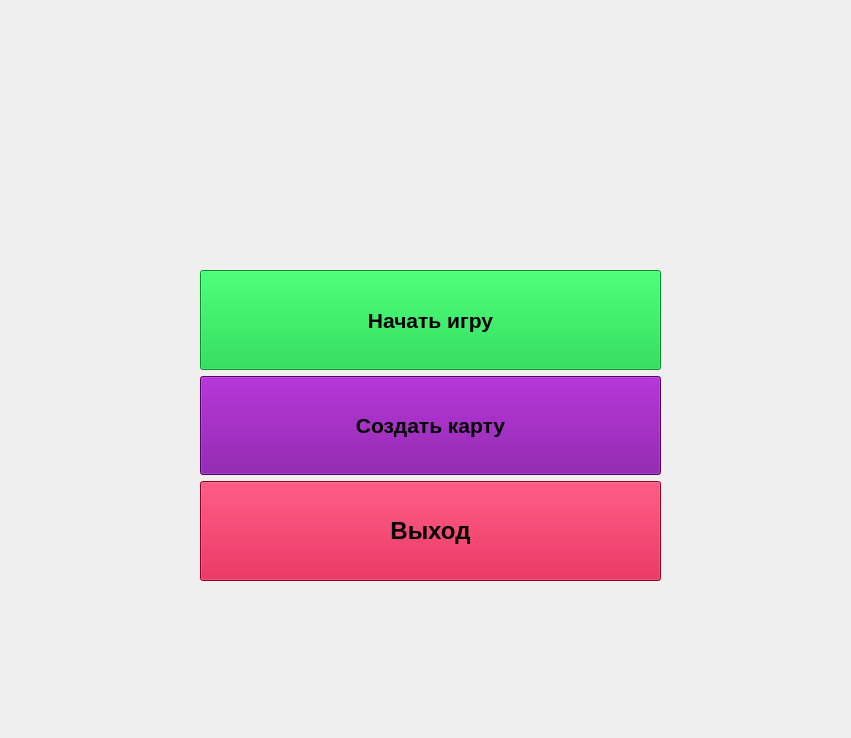
<?xml version="1.0" encoding="UTF-8"?>
<ui version="4.0">
 <class>MainWindow</class>
 <widget class="QMainWindow" name="MainWindow">
  <property name="geometry">
   <rect>
    <x>0</x>
    <y>0</y>
    <width>851</width>
    <height>738</height>
   </rect>
  </property>
  <property name="sizePolicy">
   <sizepolicy hsizetype="Ignored" vsizetype="Ignored">
    <horstretch>0</horstretch>
    <verstretch>0</verstretch>
   </sizepolicy>
  </property>
  <property name="windowTitle">
   <string>MainWindow</string>
  </property>
  <property name="styleSheet">
   <string notr="true"/>
  </property>
  <widget class="QWidget" name="centralwidget">
   <property name="sizePolicy">
    <sizepolicy hsizetype="Ignored" vsizetype="Ignored">
     <horstretch>0</horstretch>
     <verstretch>0</verstretch>
    </sizepolicy>
   </property>
   <widget class="QWidget" name="verticalLayoutWidget">
    <property name="geometry">
     <rect>
      <x>200</x>
      <y>270</y>
      <width>461</width>
      <height>311</height>
     </rect>
    </property>
    <layout class="QVBoxLayout" name="verticalLayout">
     <item>
      <widget class="QPushButton" name="startGameButton">
       <property name="sizePolicy">
        <sizepolicy hsizetype="MinimumExpanding" vsizetype="Preferred">
         <horstretch>0</horstretch>
         <verstretch>0</verstretch>
        </sizepolicy>
       </property>
       <property name="font">
        <font>
         <pointsize>16</pointsize>
         <weight>75</weight>
         <bold>true</bold>
        </font>
       </property>
       <property name="contextMenuPolicy">
        <enum>Qt::DefaultContextMenu</enum>
       </property>
       <property name="acceptDrops">
        <bool>false</bool>
       </property>
       <property name="autoFillBackground">
        <bool>false</bool>
       </property>
       <property name="styleSheet">
        <string notr="true">background-color: rgb(0, 204,51);
color: rgb(0, 0, 0);</string>
       </property>
       <property name="text">
        <string>Начать игру</string>
       </property>
      </widget>
     </item>
     <item>
      <widget class="QPushButton" name="mapGenButton">
       <property name="sizePolicy">
        <sizepolicy hsizetype="Preferred" vsizetype="Preferred">
         <horstretch>0</horstretch>
         <verstretch>0</verstretch>
        </sizepolicy>
       </property>
       <property name="font">
        <font>
         <pointsize>16</pointsize>
         <weight>75</weight>
         <bold>true</bold>
        </font>
       </property>
       <property name="styleSheet">
        <string notr="true">background-color: rgb(122, 0, 153);
</string>
       </property>
       <property name="text">
        <string>Создать карту</string>
       </property>
      </widget>
     </item>
     <item>
      <widget class="QPushButton" name="exitButton">
       <property name="sizePolicy">
        <sizepolicy hsizetype="Preferred" vsizetype="Preferred">
         <horstretch>0</horstretch>
         <verstretch>0</verstretch>
        </sizepolicy>
       </property>
       <property name="font">
        <font>
         <pointsize>18</pointsize>
         <weight>75</weight>
         <bold>true</bold>
        </font>
       </property>
       <property name="styleSheet">
        <string notr="true">background-color: rgb(204, 0, 51);</string>
       </property>
       <property name="text">
        <string>Выход</string>
       </property>
      </widget>
     </item>
    </layout>
   </widget>
   <widget class="QLabel" name="label">
    <property name="geometry">
     <rect>
      <x>0</x>
      <y>0</y>
      <width>851</width>
      <height>741</height>
     </rect>
    </property>
    <property name="text">
     <string/>
    </property>
    <property name="pixmap">
     <pixmap>background.jpeg</pixmap>
    </property>
    <property name="scaledContents">
     <bool>true</bool>
    </property>
   </widget>
   <zorder>label</zorder>
   <zorder>verticalLayoutWidget</zorder>
  </widget>
 </widget>
 <resources>
  <include location="res.qrc"/>
 </resources>
 <connections/>
</ui>
